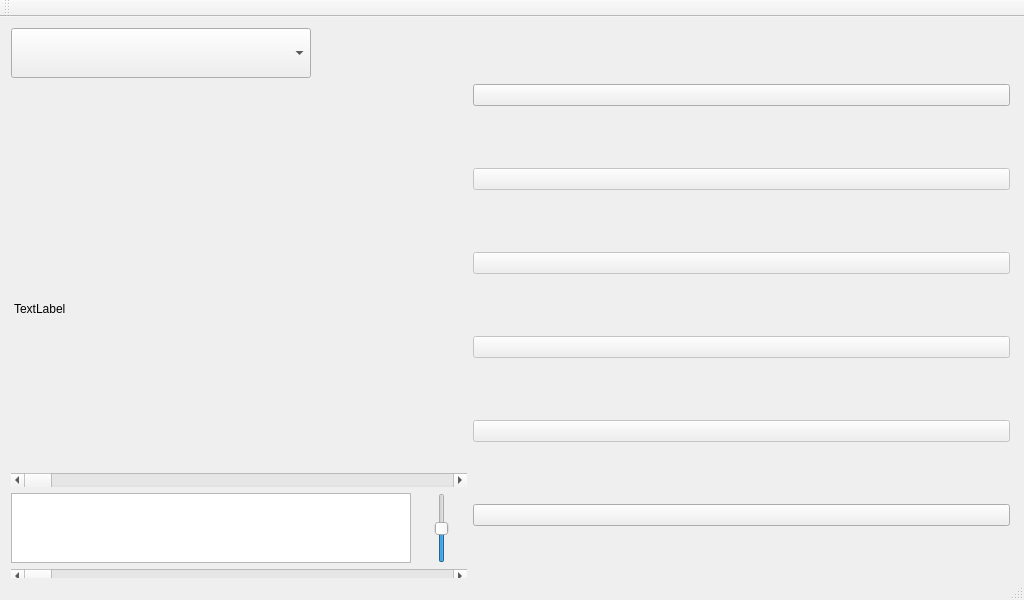
<?xml version="1.0" encoding="UTF-8"?>
<ui version="4.0">
 <class>MainWindow</class>
 <widget class="QMainWindow" name="MainWindow">
  <property name="geometry">
   <rect>
    <x>0</x>
    <y>0</y>
    <width>1024</width>
    <height>600</height>
   </rect>
  </property>
  <property name="windowTitle">
   <string>MainWindow</string>
  </property>
  <widget class="QWidget" name="centralWidget">
   <widget class="QWidget" name="verticalLayoutWidget">
    <property name="geometry">
     <rect>
      <x>0</x>
      <y>0</y>
      <width>1021</width>
      <height>577</height>
     </rect>
    </property>
    <layout class="QVBoxLayout" name="verticalLayout">
     <property name="sizeConstraint">
      <enum>QLayout::SetDefaultConstraint</enum>
     </property>
     <item>
      <layout class="QHBoxLayout" name="horizontalLayout_8">
       <item>
        <layout class="QVBoxLayout" name="verticalLayout_3">
         <item>
          <layout class="QHBoxLayout" name="horizontalLayout_5">
           <property name="sizeConstraint">
            <enum>QLayout::SetMaximumSize</enum>
           </property>
           <item>
            <layout class="QHBoxLayout" name="horizontalLayout_6">
             <item>
              <layout class="QVBoxLayout" name="verticalLayout_4">
               <item>
                <widget class="QComboBox" name="PlayList">
                 <property name="minimumSize">
                  <size>
                   <width>0</width>
                   <height>50</height>
                  </size>
                 </property>
                 <property name="maximumSize">
                  <size>
                   <width>300</width>
                   <height>16777215</height>
                  </size>
                 </property>
                 <property name="font">
                  <font>
                   <pointsize>14</pointsize>
                  </font>
                 </property>
                 <property name="frame">
                  <bool>true</bool>
                 </property>
                </widget>
               </item>
               <item>
                <layout class="QHBoxLayout" name="horizontalLayout_2"/>
               </item>
               <item>
                <layout class="QHBoxLayout" name="horizontalLayout">
                 <item>
                  <widget class="QLabel" name="mediaImage">
                   <property name="minimumSize">
                    <size>
                     <width>450</width>
                     <height>450</height>
                    </size>
                   </property>
                   <property name="maximumSize">
                    <size>
                     <width>400</width>
                     <height>450</height>
                    </size>
                   </property>
                   <property name="text">
                    <string>TextLabel</string>
                   </property>
                  </widget>
                 </item>
                </layout>
               </item>
               <item>
                <widget class="QScrollBar" name="hBar_position">
                 <property name="autoFillBackground">
                  <bool>false</bool>
                 </property>
                 <property name="maximum">
                  <number>1000</number>
                 </property>
                 <property name="value">
                  <number>0</number>
                 </property>
                 <property name="orientation">
                  <enum>Qt::Horizontal</enum>
                 </property>
                </widget>
               </item>
               <item>
                <layout class="QHBoxLayout" name="horizontalLayout_2">
                 <item>
                  <widget class="QListWidget" name="FileList">
                   <property name="maximumSize">
                    <size>
                     <width>400</width>
                     <height>16777215</height>
                    </size>
                   </property>
                   <property name="font">
                    <font>
                     <pointsize>16</pointsize>
                    </font>
                   </property>
                  </widget>
                 </item>
                 <item>
                  <widget class="QSlider" name="volumeSlider">
                   <property name="minimumSize">
                    <size>
                     <width>50</width>
                     <height>0</height>
                    </size>
                   </property>
                   <property name="mouseTracking">
                    <bool>false</bool>
                   </property>
                   <property name="styleSheet">
                    <string notr="true">QSlider::groove:vertical 
{
	image: url(:/icons/Resources/icons/grey_sliderVertical.png);
}
QSlider::handle:vertical 
{
	image: url(:/icons/Resources/icons/grey_sliderLeft.png);
}
</string>
                   </property>
                   <property name="maximum">
                    <number>200</number>
                   </property>
                   <property name="value">
                    <number>100</number>
                   </property>
                   <property name="orientation">
                    <enum>Qt::Vertical</enum>
                   </property>
                  </widget>
                 </item>
                </layout>
               </item>
               <item>
                <widget class="QScrollBar" name="hBar_position">
                 <property name="autoFillBackground">
                  <bool>false</bool>
                 </property>
                 <property name="maximum">
                  <number>1000</number>
                 </property>
                 <property name="value">
                  <number>0</number>
                 </property>
                 <property name="orientation">
                  <enum>Qt::Horizontal</enum>
                 </property>
                </widget>
               </item>
              </layout>
             </item>
            </layout>
           </item>
           <item>
            <layout class="QVBoxLayout" name="verticalLayout_2">
             <item>
              <widget class="QPushButton" name="btn_play">
               <property name="enabled">
                <bool>true</bool>
               </property>
               <property name="maximumSize">
                <size>
                 <width>16777215</width>
                 <height>16777215</height>
                </size>
               </property>
               <property name="contextMenuPolicy">
                <enum>Qt::NoContextMenu</enum>
               </property>
               <property name="acceptDrops">
                <bool>false</bool>
               </property>
               <property name="autoFillBackground">
                <bool>false</bool>
               </property>
               <property name="text">
                <string/>
               </property>
               <property name="icon">
                <iconset resource="player.qrc">
                 <normaloff>:/icons/play</normaloff>:/icons/play</iconset>
               </property>
               <property name="iconSize">
                <size>
                 <width>64</width>
                 <height>64</height>
                </size>
               </property>
              </widget>
             </item>
             <item>
              <widget class="QPushButton" name="btn_stop">
               <property name="enabled">
                <bool>false</bool>
               </property>
               <property name="text">
                <string/>
               </property>
               <property name="icon">
                <iconset resource="player.qrc">
                 <normaloff>:/icons/stop</normaloff>:/icons/stop</iconset>
               </property>
               <property name="iconSize">
                <size>
                 <width>64</width>
                 <height>64</height>
                </size>
               </property>
              </widget>
             </item>
             <item>
              <widget class="QPushButton" name="btn_pause">
               <property name="enabled">
                <bool>false</bool>
               </property>
               <property name="text">
                <string/>
               </property>
               <property name="icon">
                <iconset resource="player.qrc">
                 <normaloff>:/icons/pause</normaloff>:/icons/pause</iconset>
               </property>
               <property name="iconSize">
                <size>
                 <width>64</width>
                 <height>64</height>
                </size>
               </property>
              </widget>
             </item>
             <item>
              <widget class="QPushButton" name="btn_ff">
               <property name="enabled">
                <bool>false</bool>
               </property>
               <property name="text">
                <string/>
               </property>
               <property name="icon">
                <iconset resource="player.qrc">
                 <normaloff>:/icons/forward</normaloff>:/icons/forward</iconset>
               </property>
               <property name="iconSize">
                <size>
                 <width>64</width>
                 <height>64</height>
                </size>
               </property>
              </widget>
             </item>
             <item>
              <widget class="QPushButton" name="btn_RW">
               <property name="enabled">
                <bool>false</bool>
               </property>
               <property name="text">
                <string/>
               </property>
               <property name="icon">
                <iconset resource="player.qrc">
                 <normaloff>:/icons/backward</normaloff>:/icons/backward</iconset>
               </property>
               <property name="iconSize">
                <size>
                 <width>64</width>
                 <height>64</height>
                </size>
               </property>
              </widget>
             </item>
             <item>
              <widget class="QPushButton" name="btn_close">
               <property name="text">
                <string/>
               </property>
               <property name="icon">
                <iconset resource="player.qrc">
                 <normaloff>:/icons/quit</normaloff>:/icons/quit</iconset>
               </property>
               <property name="iconSize">
                <size>
                 <width>64</width>
                 <height>64</height>
                </size>
               </property>
              </widget>
             </item>
            </layout>
           </item>
          </layout>
         </item>
        </layout>
       </item>
      </layout>
     </item>
    </layout>
   </widget>
  </widget>
  <widget class="QMenuBar" name="menuBar">
   <property name="geometry">
    <rect>
     <x>0</x>
     <y>0</y>
     <width>1024</width>
     <height>25</height>
    </rect>
   </property>
  </widget>
  <widget class="QToolBar" name="mainToolBar">
   <attribute name="toolBarArea">
    <enum>TopToolBarArea</enum>
   </attribute>
   <attribute name="toolBarBreak">
    <bool>false</bool>
   </attribute>
  </widget>
  <widget class="QStatusBar" name="statusBar"/>
 </widget>
 <layoutdefault spacing="6" margin="11"/>
 <resources>
  <include location="player.qrc"/>
 </resources>
 <connections>
  <connection>
   <sender>btn_close</sender>
   <signal>pressed()</signal>
   <receiver>MainWindow</receiver>
   <slot>close()</slot>
   <hints>
    <hint type="sourcelabel">
     <x>259</x>
     <y>131</y>
    </hint>
    <hint type="destinationlabel">
     <x>199</x>
     <y>149</y>
    </hint>
   </hints>
  </connection>
 </connections>
</ui>
